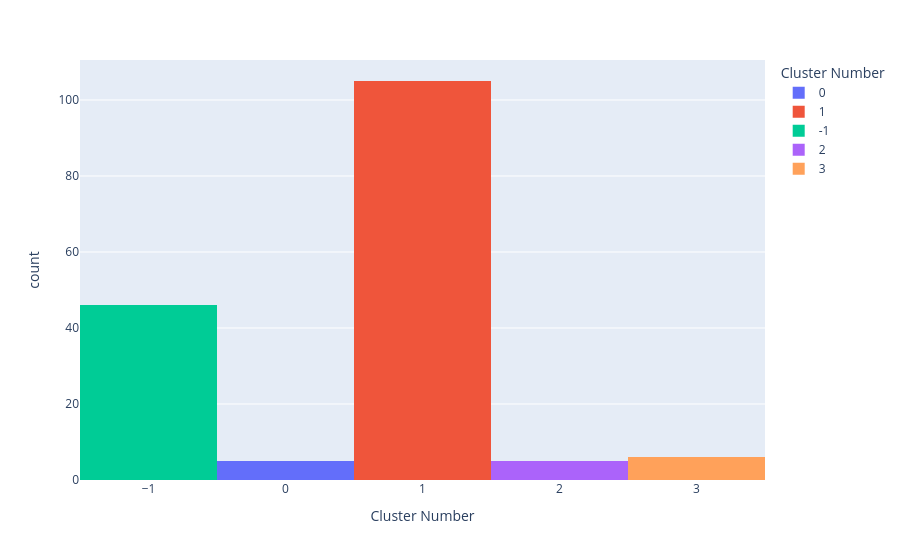

Notebook code cell kept with this figure:
### Code cell
px.histogram(country_df, country_df['Cluster Number'], color="Cluster Number")

### Figure 1 — Plotly figure (JSON) as saved in the notebook; plotly's stock layout.template omitted (floating-point values rounded to 4 significant figures)
{"data": [{"alignmentgroup": "True", "bingroup": "x", "hovertemplate": "Cluster Number=%{x}<br>count=%{y}<extra></extra>", "legendgroup": "0", "marker": {"color": "#636efa", "pattern": {"shape": ""}}, "name": "0", "offsetgroup": "0", "orientation": "v", "showlegend": true, "type": "histogram", "x": [0, 0, 0, 0, 0], "xaxis": "x", "yaxis": "y"}, {"alignmentgroup": "True", "bingroup": "x", "hovertemplate": "Cluster Number=%{x}<br>count=%{y}<extra></extra>", "legendgroup": "1", "marker": {"color": "#EF553B", "pattern": {"shape": ""}}, "name": "1", "offsetgroup": "1", "orientation": "v", "showlegend": true, "type": "histogram", "x": [1, 1, 1, 1, 1, 1, 1, 1, 1, 1, 1, 1, 1, 1, 1, 1, 1, 1, 1, 1, 1, 1, 1, 1, 1, 1, 1, 1, 1, 1, 1, 1, 1, 1, 1, 1, 1, 1, 1, 1, 1, 1, 1, 1, 1, 1, 1, 1, 1, 1, 1, 1, 1, 1, 1, 1, 1, 1, 1, 1, 1, 1, 1, 1, 1, 1, 1, 1, 1, 1, 1, 1, 1, 1, 1, 1, 1, 1, 1, 1, 1, 1, 1, 1, 1, 1, 1, 1, 1, 1, 1, 1, 1, 1, 1, 1, 1, 1, 1, 1, 1, 1, 1, 1, 1], "xaxis": "x", "yaxis": "y"}, {"alignmentgroup": "True", "bingroup": "x", "hovertemplate": "Cluster Number=%{x}<br>count=%{y}<extra></extra>", "legendgroup": "-1", "marker": {"color": "#00cc96", "pattern": {"shape": ""}}, "name": "-1", "offsetgroup": "-1", "orientation": "v", "showlegend": true, "type": "histogram", "x": [-1, -1, -1, -1, -1, -1, -1, -1, -1, -1, -1, -1, -1, -1, -1, -1, -1, -1, -1, -1, -1, -1, -1, -1, -1, -1, -1, -1, -1, -1, -1, -1, -1, -1, -1, -1, -1, -1, -1, -1, -1, -1, -1, -1, -1, -1], "xaxis": "x", "yaxis": "y"}, {"alignmentgroup": "True", "bingroup": "x", "hovertemplate": "Cluster Number=%{x}<br>count=%{y}<extra></extra>", "legendgroup": "2", "marker": {"color": "#ab63fa", "pattern": {"shape": ""}}, "name": "2", "offsetgroup": "2", "orientation": "v", "showlegend": true, "type": "histogram", "x": [2, 2, 2, 2, 2], "xaxis": "x", "yaxis": "y"}, {"alignmentgroup": "True", "bingroup": "x", "hovertemplate": "Cluster Number=%{x}<br>count=%{y}<extra></extra>", "legendgroup": "3", "marker": {"color": "#FFA15A", "pattern": {"shape": ""}}, "name": "3", "offsetgroup": "3", "orientation": "v", "showlegend": true, "type": "histogram", "x": [3, 3, 3, 3, 3, 3], "xaxis": "x", "yaxis": "y"}], "layout": {"autosize": true, "barmode": "relative", "legend": {"title": {"text": "Cluster Number"}, "tracegroupgap": 0}, "margin": {"t": 60}, "xaxis": {"anchor": "y", "autorange": true, "categoryarray": [0, 1, -1, 2, 3], "categoryorder": "array", "domain": [0, 1], "range": [-1.5, 3.5], "title": {"text": "Cluster Number"}, "type": "linear"}, "yaxis": {"anchor": "x", "autorange": true, "domain": [0, 1], "range": [0, 110.5], "title": {"text": "count"}}}}
